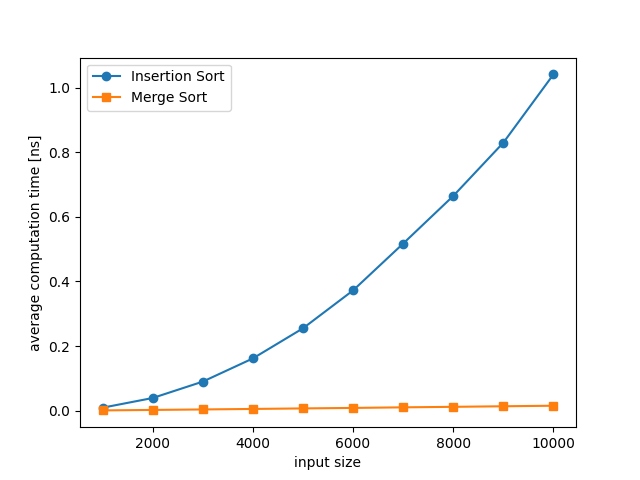

Source code (Python):
import random
import copy
import time
from insertion_sort import insertion_sort
from merge_sort import merge_sort
import random
import copy
import time
from matplotlib import pyplot as plt


def comparison():
    average_insertion = []
    average_merge = []
    m = 100
    for n in range(1000, 10001, 1000):
        print("process", n / 100, "%")
        time_insertion = 0
        time_merge = 0
        for _ in range(m):
            A = []
            for i in range(n):
                A.append(random.randint(0, 10 * n))

            B = copy.deepcopy(A)
            start_time = time.perf_counter()
            insertion_sort(B, len(B))
            end_time = time.perf_counter()
            time_insertion = time_insertion + end_time - start_time

            C = copy.deepcopy(A)
            start_time = time.perf_counter()
            merge_sort(C, 0, len(C) - 1)
            end_time = time.perf_counter()
            time_merge = time_merge + end_time - start_time

        average_insertion.append(time_insertion / m)
        average_merge.append(time_merge / m)
    plt.xlabel("input size")
    plt.ylabel("average computation time [ns]")
    plt.plot(
        range(1000, 10001, 1000),
        average_insertion,
        label="Insertion Sort",
        marker="o",  # rangeの上限を修正
    )
    plt.plot(
        range(1000, 10001, 1000),
        average_merge,
        label="Merge Sort",
        marker="s",  # rangeの上限を修正
    )
    plt.legend()
    plt.savefig("comparison.png")


if __name__ == "__main__":
    comparison()
